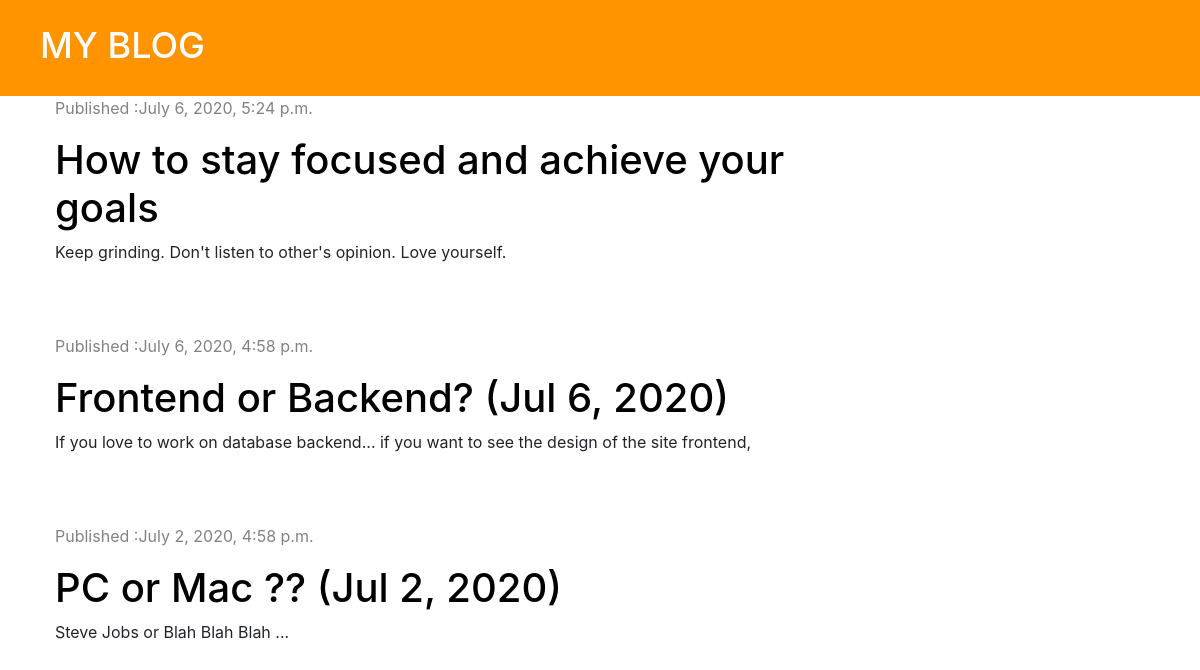
/, run on an earlier commit of the app's database.
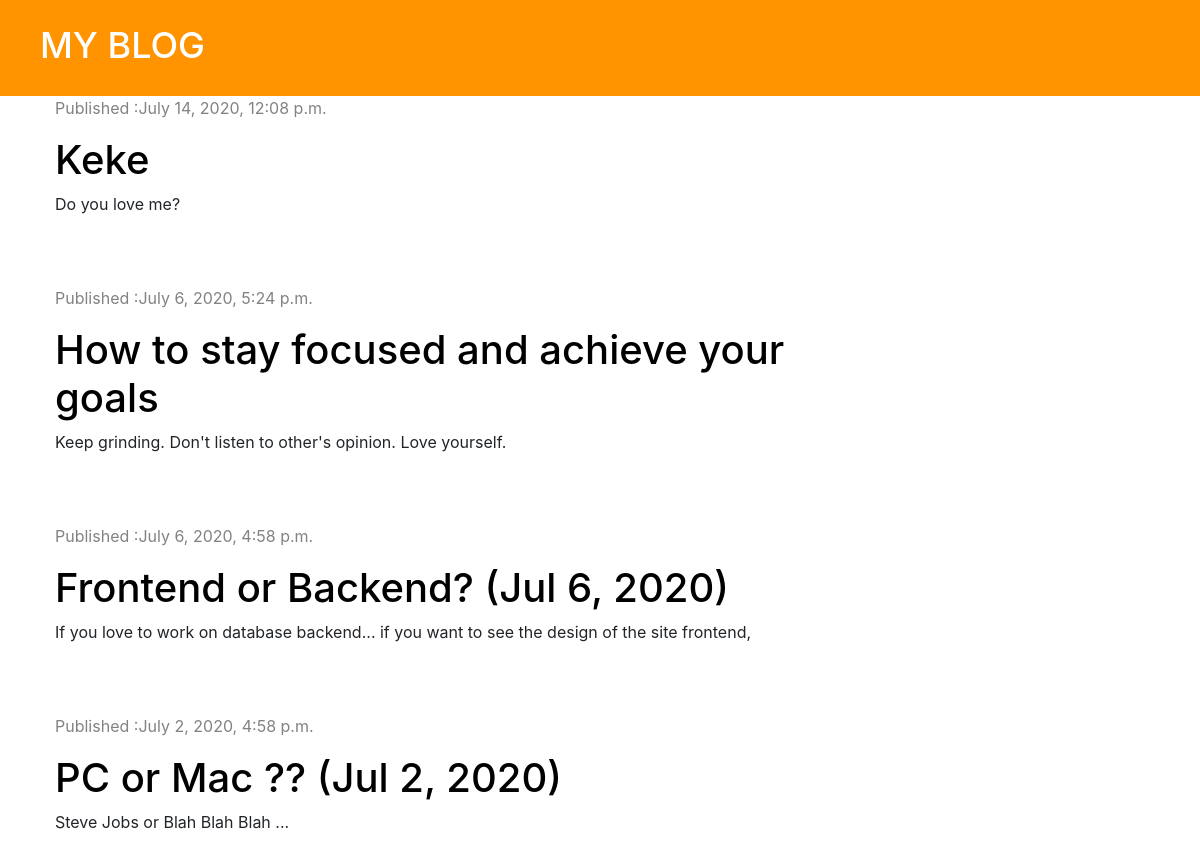
And on a later commit of the database.
### blog/models.py (models this page shows, shortened)
class Post(models.Model):
    author = models.ForeignKey('auth.User', on_delete= models.CASCADE)
    title =  models.CharField(max_length = 200)
    text = models. TextField(  )
    created_date = models.DateTimeField(default= timezone.now)
    published_date = models.DateTimeField(blank = True, null=True)

### blog/views.py (the view)
# urls.py: path('', views.post_list, name='post_list'),
def post_list(request):
    posts= Post.objects.filter(published_date__lte=timezone.now()).order_by('-published_date')
    stuff_for_frontend = {'posts': posts}
    return render(request, 'blog/post_list.html', stuff_for_frontend)

### blog/templates/blog/post_list.html
{% extends 'blog/base.html' %}
{% block content %}
    {% for post in posts %}
    <div class="post">
        <div class="date">
            <p> Published :{{post.published_date}}</p>
        </div>
        <h1><a href="{% url 'post_detail' pk=post.pk %}">{{ post.title}}</a></h1>
        <p>{{post.text | linebreaksbr}}</p>
    </div>
    {% endfor %}
{% endblock %}

### blog/templates/blog/base.html (shortened to what this page needs)
{% load static %}
<!DOCTYPE html>
<html lang="en">
<head>
    <link rel="stylesheet" href="https://stackpath.bootstrapcdn.com/bootstrap/4.5.0/css/bootstrap.min.css">
    <link rel="stylesheet" href="{% static 'blog/styles.css' %}">
    <link rel="stylesheet" href="https://use.fontawesome.com/releases/v5.13.1/css/all.css">
</head>
<body>
    <div class="page-header">
        <h1><a href="{% url 'post_list' %}">MY BLOG</a> </h1>
    </div>
    <div class="content container">
        <div class="row">
            <div class="col-md-8">
                {% block content %}
                {% endblock %}
            </div>
        </div>
    </div>
</body>
</html>

### blog/static/blog/styles.css (style rules this page uses)
.page-header { background-color: #ff9400; margin-top: 0; padding: 20px 20px 20px 40px; }
.page-header h1 a { color: #fff; font-size: 36px; text-decoration: none; }
.content { margin-left: 40px; }
.date { color: #828282; }
.post { margin-bottom: 70px; }
.post h1 a { color: #000000; }

What changed in the data, as far as the page shows it:
added Post: published_date "July 14, 2020, 12:08 p.m.", title "Keke", text "Do you love me?"
